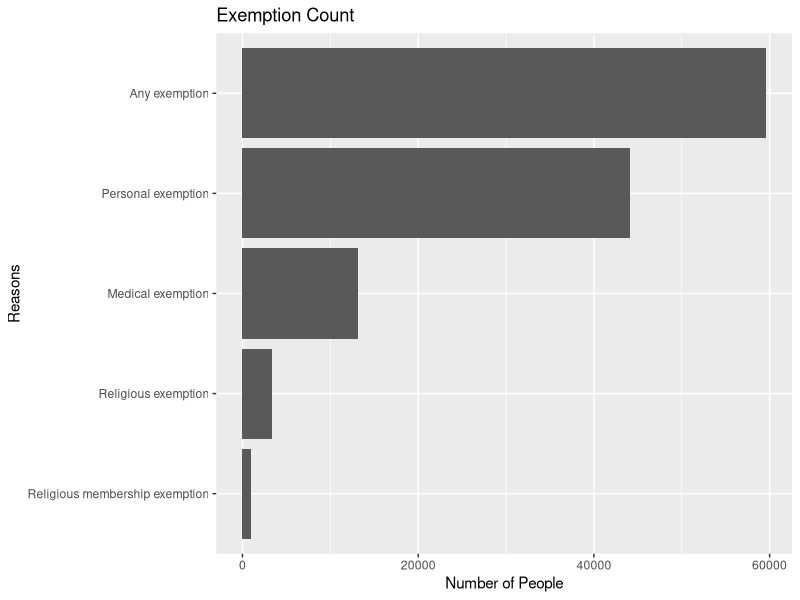

Source code (R):
library(tidyverse)

vac_2017 <- read.csv("../data/immunization_2017.csv", stringsAsFactors = F)

# Count total of all exemptions

# filter out all the schools not reported and keep necessary columns
reported_only <- vac_2017 %>%
  filter(Reported == "Y") %>%
  select(School_Name, Number_with_any_exemption, Number_with_medical_exemption,
         Number_with_personal_exemption, Number_with_religious_exemption,
         Number_with_religious_membership_exemption)


# calculate sum of exemptions and rename columns
exemption_sums <- reported_only %>%
  summarize(
    count_any_exemption = sum(Number_with_any_exemption),
    count_medical_exemption = sum(Number_with_medical_exemption),
    count_personal_exemption = sum(Number_with_personal_exemption),
    count_religious_exemption = sum(Number_with_religious_exemption),
    count_religious_membership_exemption = sum(Number_with_religious_membership_exemption)
  ) %>%
  rename("Any exemption" = count_any_exemption) %>%
  rename("Personal exemption" = count_personal_exemption) %>%
  rename("Medical exemption" = count_medical_exemption) %>%
  rename("Religious exemption" = count_religious_exemption) %>%
  rename("Religious membership exemption" = count_religious_membership_exemption)
  
# organized exemption_sums to make it easy to work with
exemption_summary <- exemption_sums %>%
  gather(key = "reasons", value = "count", "Any exemption",
         "Personal exemption", "Medical exemption",
         "Religious exemption", "Religious membership exemption") %>%
  arrange(-count)

exemption_vis <- ggplot(data = exemption_summary) +
  geom_col(mapping = aes(x = reorder(reasons, count), y = count)) +
  labs(title = "Exemption Count", x = "Reasons", y = "Number of People") +
  coord_flip()

exemption_vis

